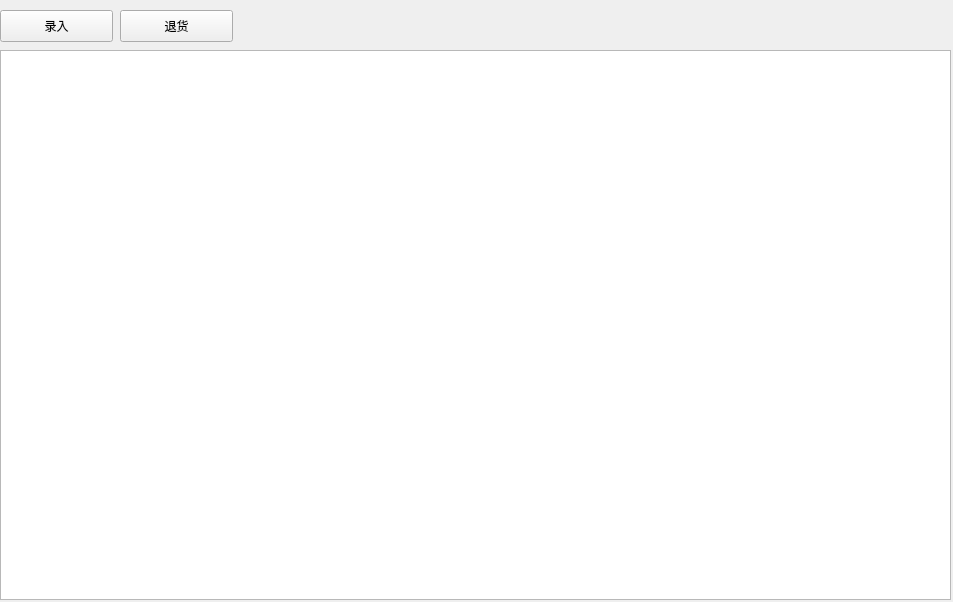
<?xml version="1.0" encoding="UTF-8"?>
<ui version="4.0">
 <class>stockQueryForm</class>
 <widget class="QWidget" name="stockQueryForm">
  <property name="geometry">
   <rect>
    <x>0</x>
    <y>0</y>
    <width>953</width>
    <height>602</height>
   </rect>
  </property>
  <property name="windowTitle">
   <string>进货信息</string>
  </property>
  <widget class="QPushButton" name="add">
   <property name="geometry">
    <rect>
     <x>0</x>
     <y>10</y>
     <width>113</width>
     <height>32</height>
    </rect>
   </property>
   <property name="text">
    <string>录入</string>
   </property>
  </widget>
  <widget class="QPushButton" name="do_return">
   <property name="geometry">
    <rect>
     <x>120</x>
     <y>10</y>
     <width>113</width>
     <height>32</height>
    </rect>
   </property>
   <property name="text">
    <string>退货</string>
   </property>
  </widget>
  <widget class="QTableView" name="buy_info_table">
   <property name="geometry">
    <rect>
     <x>0</x>
     <y>50</y>
     <width>951</width>
     <height>550</height>
    </rect>
   </property>
   <property name="horizontalScrollBarPolicy">
    <enum>Qt::ScrollBarAsNeeded</enum>
   </property>
   <property name="sizeAdjustPolicy">
    <enum>QAbstractScrollArea::AdjustToContentsOnFirstShow</enum>
   </property>
   <property name="selectionBehavior">
    <enum>QAbstractItemView::SelectRows</enum>
   </property>
   <property name="textElideMode">
    <enum>Qt::ElideNone</enum>
   </property>
   <property name="sortingEnabled">
    <bool>true</bool>
   </property>
   <attribute name="horizontalHeaderStretchLastSection">
    <bool>true</bool>
   </attribute>
   <attribute name="verticalHeaderVisible">
    <bool>false</bool>
   </attribute>
  </widget>
 </widget>
 <resources/>
 <connections/>
</ui>
